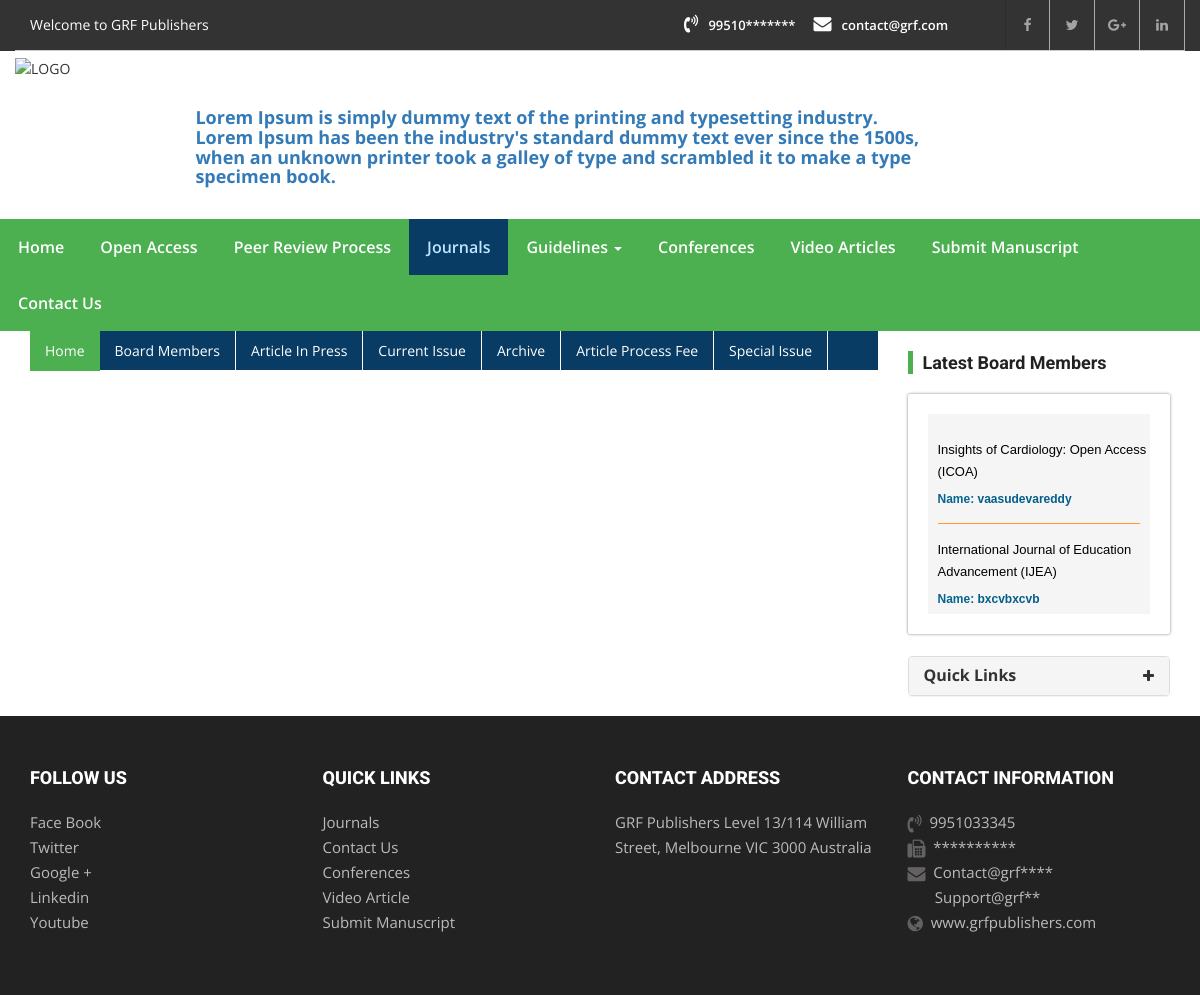
/index.php/journals/view, run on an earlier commit of the app's database.
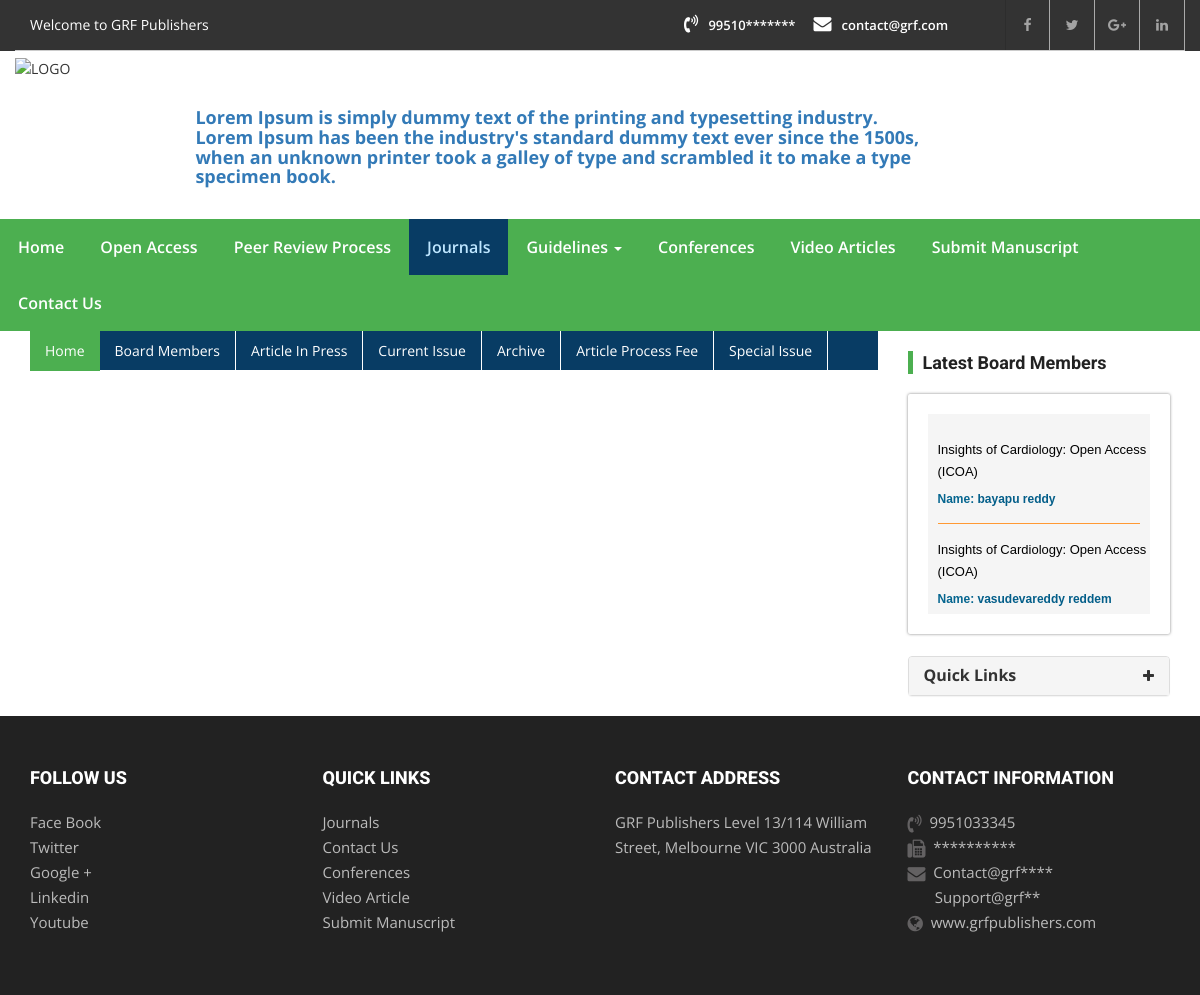
And on a later commit of the database.
### tables this page shows
CREATE TABLE `home_scroll` (
  `id` int(11) NOT NULL AUTO_INCREMENT,
  `scroll_content` text,
  `status` int(11) DEFAULT NULL,
  `create_at` datetime DEFAULT NULL,
  `update_at` datetime DEFAULT NULL,
  `create_by` int(11) DEFAULT NULL,
  PRIMARY KEY (`id`)
);

CREATE TABLE `journal_editors` (
  `j_e_id` int(11) NOT NULL AUTO_INCREMENT,
  `journal_id` int(11) DEFAULT NULL,
  `journal_cat_id` int(11) DEFAULT NULL,
  `image` varchar(250) DEFAULT NULL,
  `name` varchar(250) DEFAULT NULL,
  `email` varchar(250) DEFAULT NULL,
  `phone` varchar(250) DEFAULT NULL,
  `designation` varchar(250) DEFAULT NULL,
  `position` varchar(250) DEFAULT NULL,
  `country` varchar(250) DEFAULT NULL,
  `university` varchar(250) DEFAULT NULL,
  `priority` varchar(250) DEFAULT NULL,
  `biography` text,
  `status` int(11) DEFAULT '1',
  `create_at` datetime DEFAULT NULL,
  `update_at` datetime DEFAULT NULL,
  `create_by` int(11) DEFAULT NULL,
  PRIMARY KEY (`j_e_id`)
);

CREATE TABLE `journals` (
  `j_id` int(11) NOT NULL AUTO_INCREMENT,
  `category` int(11) DEFAULT NULL,
  `baneer_image` varchar(250) DEFAULT NULL,
  `title` varchar(250) DEFAULT NULL,
  `subject` varchar(250) DEFAULT NULL,
  `alt_tags` varchar(250) DEFAULT NULL,
  `seo_title` varchar(250) DEFAULT NULL,
  `seo_url` varchar(250) DEFAULT NULL,
  `seo_keywords` varchar(250) DEFAULT NULL,
  `seo_description` text,
  `key_words` text,
  `description` text,
  `prices` text,
  `status` int(11) DEFAULT '1',
  `create_at` datetime DEFAULT NULL,
  `update_at` datetime DEFAULT NULL,
  `create_by` int(11) DEFAULT NULL,
  PRIMARY KEY (`j_id`)
);

### application/controllers/Journals.php (called while the page is built, shortened)
<?php
class Journals extends CI_Controller {
	public function __construct()
	{
		$this->load->helper(array('form', 'url'));
		$this->load->library('form_validation');
		$this->load->library('session');
		$this->load->library('email');
		$this->load->library('user_agent');
		$this->load->helper('directory');
		$this->load->helper('security');
			$this->load->model('Home_model');
		}
	public function view()
	{
		$header['c_url']=base_url('journals');
		$header['scroll_data']=$this->Home_model->get_scrolling_content();
		$this->load->view('html/header',$header);
		$j_id=base64_decode($this->uri->segment(3));
		$data['scroll_data']=$this->Home_model->get_scrolling_content();
		$data['journals_details']=$this->Home_model->get_journals_details($j_id);
		$data['article_list']=$this->Home_model->get_journal_wise_article_list($j_id);
		$data['homapage_banners']=$this->Home_model->get_journal_wise_banners_list($j_id);
		$data['board_members']=$this->Home_model->get_journal_wise_boardmembers_list($j_id);
		$data['latest_boardmembers']=$this->Home_model->get_latest_boardmembers_list($j_id);
		$data['special_issue']=$this->Home_model->get_latest_special_list($j_id);
		$data['article_process_fee']=$this->Home_model->get_article_process_fee($j_id);
		$data['archive_list']=$this->Home_model->get_archive_list($j_id);
		$this->load->view('html/journal-details',$data);
		$this->load->view('html/footer');
	}
}

### index.php (called while the page is built, shortened)
<?php
require_once BASEPATH.'core/CodeIgniter.php';

### application/models/Home_model.php (called while the page is built, shortened)
<?php if ( ! defined('BASEPATH')) exit('No direct script access allowed');
class Home_model extends CI_Model
{
	public  function get_scrolling_content(){
		$this->db->select('*')->from('home_scroll');
        return $this->db->get()->row_array();
	}
	public function get_journals_details($j_id){
		$this->db->select('*')->from('journals');
		$this->db->where('j_id',$j_id);
		$this->db->where('status',1);
        return $this->db->get()->row_array();
	}
	public function get_journal_wise_article_list($j_id){
		$this->db->select('journal_article_in_press.a_id,journal_article_in_press.journal_id,journal_article_in_press.year_of_article,journal_article_in_press.title,journal_article_in_press.author_name,journal_article_in_press.article_type,url,journal_article_in_press.seo_title,journal_article_in_press.pdf_file,image,journal_article_in_press.create_at,journals.title as journaltitle')->from('journal_article_in_press');
		$this->db->join('journals ', 'journals.j_id = journal_article_in_press.journal_id', 'left');
		$this->db->where('journal_article_in_press.video_article',0);
		$this->db->where('journal_article_in_press.status',1);
		$this->db->where('journal_article_in_press.journal_id',$j_id);
		$this->db->order_by('journal_article_in_press.a_id',"DESC");
        return $this->db->get()->result_array();
	}
	public  function get_journal_wise_banners_list($j_id){
		$this->db->select('baneer_image,title,alt_tags')->from('journal_banners');
		$this->db->where('journal_id',$j_id);
		$this->db->where('status',1);
        return $this->db->get()->result_array();
	}
	public  function get_journal_wise_boardmembers_list($j_id){
		$this->db->select('j_e_id,image,name,email,phone,designation,position,university,biography')->from('journal_editors');
		$this->db->where('journal_id',$j_id);
		$this->db->where('status',1);
        return $this->db->get()->result_array();
	}
	public  function get_latest_boardmembers_list(){
		$this->db->select('journal_editors.j_e_id,journal_editors.journal_id,journal_editors.image,journal_editors.name,journal_editors.email,journal_editors.phone,journal_editors.designation,journal_editors.position,journal_editors.university,journal_editors.biography,journals.title as journaltitile,journals.seo_url')->from('journal_editors');
		$this->db->join('journals ', 'journals.j_id = journal_editors.journal_id', 'left');
		$this->db->where('journal_editors.status',1);
		$this->db->order_by('journal_editors.j_e_id','desc');
        return $this->db->get()->result_array();
	}
	public  function get_latest_special_list($j_id){
		$this->db->select('special_issue.title,special_issue.details')->from('special_issue');
		$this->db->where('journal_id',$j_id);
		$this->db->where('status',1);
		$this->db->limit(1);
        return $this->db->get()->row_array();
	}
	public  function get_article_process_fee($j_id){
		$this->db->select('article_in_process_fee.table')->from('article_in_process_fee');
		$this->db->where('journal_id',$j_id);
		$this->db->where('status',1);
		$this->db->order_by('id','desc');
		$this->db->limit(1);
        return $this->db->get()->row_array();
	}
	public  function get_archive_list($j_id){
		$this->db->select('year,number,image,id,journal_id')->from('issues');
		$this->db->where('journal_id',$j_id);
		$this->db->where('status',1);
		$this->db->order_by('id','desc');
        return $this->db->get()->result_array();
	}
}

### application/views/html/journal-details.php (the view, shortened to what the rows shown need)
<div class="container " >
          <div class="row">
		<div class="col-md-3 mt20">
 <div class="sidebar side-bar right-sidebar">
    <div class="widget sidebar-newsletter">
       <div class="cp-newsletter-holder" id="pubmed">
          <marquee class="pubmed-articles" align="top" behavior="scroll" onmouseout="this.start();" onmouseover="this.stop();" direction="up" scrollamount="2" style="padding: 10px 0px 10px 0px;height: 200px;background: #f5f5f5;overflow:hidden;">
	   <?php if(isset($latest_boardmembers) && count($latest_boardmembers)>0){ ?>
		<?php foreach($latest_boardmembers as $list){ ?>
			   <ul>
				  <li style="padding:0px 0px 0px 10px">
					 <a href="<?php echo base_url('journals/view/'.base64_encode($list['journal_id']).'/'.$list['seo_url']); ?>" target="_blank" style=" color:#000; text-decoration:none; padding:0px; margin:0px; font-weight:normal"><?php echo isset($list['journaltitile'])?$list['journaltitile']:''; ?> </a><br>
				  </li>
			   </ul>
			   <p style="border-bottom:none; color: #05658F; text-decoration: none; font-weight: bold;">
				  <span style="color: #05658F; text-decoration: none; font-weight: bold;">Name: <a href="<?php echo base_url('journals/editors-profile/'.base64_encode($list['j_e_id'])); ?>" target="_blank"> <?php echo isset($list['name'])?$list['name']:''; ?></a></span>
			   </p>
			   <p style="border-bottom:1px thin #ff9933; padding-top:0px"></p>
		   <?php } ?>
	   <?php } ?>
          </marquee>
       </div>
    </div>
	</div>
	</div>
</div>
	</div>

### application/views/html/header.php (shortened to what the rows shown need)
<!DOCTYPE html>
<html lang="en">
<head>
        <link href="<?php echo base_url(); ?>assets/vendor/bootstrap/css/bootstrap.min.css" rel="stylesheet">
		 <link href="<?php echo base_url(); ?>assets/vendor/css/bootstrapValidator.min.css" rel="stylesheet">
        <link href="<?php echo base_url(); ?>assets/vendor/css/style.css" rel="stylesheet" type="text/css" media="screen">
        <link href="<?php echo base_url(); ?>assets/vendor/css/custom.css" rel="stylesheet" type="text/css" media="screen">
        <link href="<?php echo base_url(); ?>assets/vendor/font-awesome/css/font-awesome.min.css" rel="stylesheet">
        <link href="<?php echo base_url(); ?>assets/vendor/css/atoz.css" rel="stylesheet" type="text/css">
        <link href="<?php echo base_url(); ?>assets/vendor/css/owl.carousel.css" rel="stylesheet" type="text/css" media="screen">
        <link href="<?php echo base_url(); ?>assets/vendor/css/owl.theme.css" rel="stylesheet" type="text/css" media="screen">
        <link href="<?php echo base_url(); ?>assets/vendor/css/yamm.css" rel="stylesheet" type="text/css">
        <link href="<?php echo base_url(); ?>assets/vendor/css/select.css" rel="stylesheet" type="text/css">
        <link href="<?php echo base_url(); ?>assets/vendor/rs-plugin/css/settings.css" rel="stylesheet" type="text/css" media="screen">
        <link href="<?php echo base_url(); ?>assets/vendor/css/rev-style.css" rel="stylesheet" type="text/css" media="screen">
        <link href="<?php echo base_url(); ?>assets/vendor/css/animate.css" rel="stylesheet" type="text/css" media="screen">
    </head>
    <body>
        <div class="header-logo-bar">
            <div class="container">
                <div class="row">
                    <div class="col-md-8 col-lg-8 hidden-xs ">
                        <div class="contact-info-blocks  hidden-xs ">
                           <marquee id='scroll_news' style="padding-top:50px" >
										<div onMouseOver="document.getElementById('scroll_news').stop();" onMouseOut="document.getElementById('scroll_news').start();"><h4 class="text-primary"><?php echo isset($scroll_data['scroll_content'])?$scroll_data['scroll_content']:''; ?> </h4></div>
									</marquee>
                        </div>
                    </div>
                </div>
            </div>
        </div>

What changed in the data, as far as the page shows it:
no longer on this page (row unchanged): journal_editors: journal.title "Insights of Cardiology: Open Access (ICOA)", name "vaasudevareddy"
no longer on this page (row unchanged): journal_editors: journal.title "International Journal of Education Advancement (IJEA)", name "bxcvbxcvb"
added journal_editors: journal.title "Insights of Cardiology: Open Access (ICOA)", name "bayapu reddy"
added journal_editors: journal.title "Insights of Cardiology: Open Access (ICOA)", name "vasudevareddy reddem"
